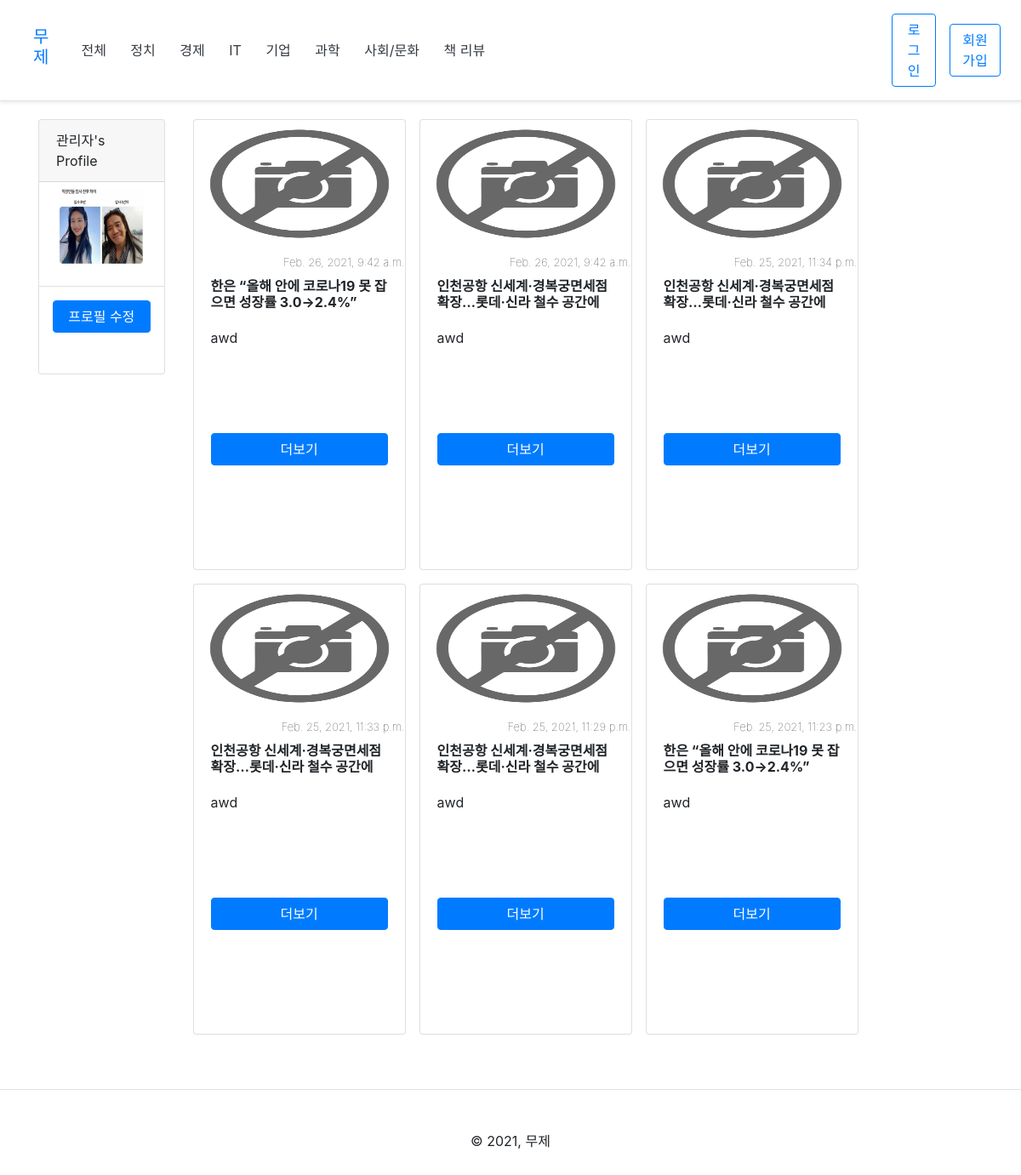
The page /accounts/profile/1/ on the database its author committed.
### accounts/models.py (models this page shows, shortened)
class User(AbstractUser):
    avatar = models.ImageField(upload_to="accounts/%Y/%m", default='accounts/base_user.png')
    nickname = models.CharField(unique=True, max_length=10)
    bio = models.CharField(blank=True, max_length=255)

### posts/models.py (models this page shows, shortened)
class BaseModel(models.Model):
    created_at = models.DateTimeField(auto_now_add=True)
    updated_at = models.DateTimeField(auto_now=True)

class Posts(BaseModel):
    class CountryChoice(models.TextChoices):
        KOREA = "K", "국내"
        WORLD = "W", "해외"
    user = models.ForeignKey(settings.AUTH_USER_MODEL, related_name="posts", on_delete=CASCADE)
    title = models.CharField(max_length=100)
    image = models.TextField(blank=True)
    content = models.TextField()
    content_img = models.ImageField(upload_to="posts/%Y/%m/%d", blank=True, null=True)
    comment = models.TextField(blank=True, null=True)
    post_url = models.URLField()
    country = models.CharField(max_length=2, choices=CountryChoice.choices)
    category = models.ManyToManyField("Category")
    tag = models.ManyToManyField("Tag", blank=True)
    like_user_set = models.ManyToManyField(settings.AUTH_USER_MODEL, blank=True, related_name="like_user_set")
    class Meta:
        ordering = ['-id']
        verbose_name_plural = "Posts"

class BaseModel(models.Model):
    created_at = models.DateTimeField(auto_now_add=True)
    updated_at = models.DateTimeField(auto_now=True)

### accounts/views.py (the view)
# urls.py: path('profile/<int:pk>/', views.ProfileView.as_view(), name='profile'),
class ProfileView(DetailView):
    model = models.User
    template_name = 'accounts/profile.html'
    context_object_name = 'user_obj'

### templates/accounts/profile.html (shortened to what this page needs)
{% extends 'layout.html' %}
{% load bootstrap4 %}
{% block content %}
<div class="container d-flex">
  <div class="card mr-5" style="width: 250px; height: 300px;">
    <div class="card-header d-flex justify-content-center">
      {{user_obj.nickname}}'s Profile
    </div>
    <ul class="list-group list-group-flush">
      <div class="d-flex justify-content-center mt-2">
          <img src="{{user_obj.avatar.url}}" style="height: 90px; width: 100px; background-size: cover;">
      </div>
      <li class="list-group-item">{{user_obj.bio}}</li>
    </ul>
    <a class="btn btn-primary m-3" href="{% url 'accounts:profile_update' %}" role="button">프로필 수정</a>
  </div>
  <div class="row align-items">
    {% for post in user_obj.posts.all %}
    <div class="card mr-3 mb-3" style="height: 530px; width: 250px; overflow: hidden;">
      {% if post.image %}
      <img src="{{post.image}}" class="card-img-top mb-2" alt="이미지를 찾을 수 없습니다."
        style="height: 150px; background-size: cover;">
      {% else %}
      <img src="media/posts/no-image.png" class="card-img-top mb-2" alt="이미지를 찾을 수 없습니다."
        style="height: 150px; background-size: cover;">
      {% endif %}
      <p class="text-right font-weight-lighter mb-0" style="font-size: 13px;">{{post.created_at}}</p>
      <div class="card-body mt-1 pt-1">
        <h6 class="font-weight-bold" style="height: 50px;">{{post.title}}</h6>
        <p class="card-text" style="height: 100px; overflow: auto;">{{post.content}}</p>
        <div class="d-flex flex-column justify-content-end">
          <a href="{% url 'posts:posts_detail' post.pk %}" class="btn btn-primary mt-2">더보기</a>
        </div>
      </div>
    </div>
    {% endfor %}
  </div>
</div>
{% endblock %}

### templates/layout.html (shortened to what this page needs)
{% load static %}
<!DOCTYPE html>
<html lang="en">
<head>
    <link rel="stylesheet" href="{% static 'bootstrap-4.6.0-dist/css/bootstrap.min.css' %}">
</head>
<body>
    {% include 'partials/nav.html' %}
    <div style="margin-top: 140px;">
        {% block content %}
        {% endblock %}
    </div>
    <footer class="pt-4 my-md-5 pt-md-5 border-top d-flex justify-content-center">
        &copy; 2021, 무제
    </footer>
</body>
</html>

### templates/partials/nav.html (shortened to what this page needs)
<div class="fixed-top d-flex justify-content-around flex-column flex-md-row align-items-center p-3 px-md-4 mb-3 bg-white border-bottom shadow-sm">
  <a href="{% url 'posts:home' %}" class="col">
    <h5 class="mr-md-auto font-weight-normal">무제</h5>
  </a>
  <nav class="col-7 my-md-0 mr-md-3">
    <a class="p-2 mr-2 text-dark" href="{% url 'posts:home' %}">전체</a>
    <a class="p-2 mr-2 text-dark" href="{% url 'posts:politics' %}">정치</a>
    <a class="p-2 mr-2 text-dark" href="{% url 'posts:economy' %}">경제</a>
    <a class="p-2 mr-2 text-dark" href="{% url 'posts:it' %}">IT</a>
    <a class="p-2 mr-2 text-dark" href="{% url 'posts:company' %}">기업</a>
    <a class="p-2 mr-2 text-dark" href="{% url 'posts:science' %}">과학</a>
    <a class="p-2 mr-2 text-dark" href="{% url 'posts:society' %}">사회/문화</a>
    <a class="p-2 mr-2 text-dark" href="{% url 'posts:book_review' %}">책 리뷰</a>
  </nav>
  {% if user.is_authenticated %}
  <nav class="col-3">
    <a class="btn btn-outline-primary mr-3" href="{% url 'posts:posts_write' %}">글쓰기</a>
    <a class="btn btn-outline-primary mr-3" href="{{user.get_absolute_url}}">프로필</a>
    <a class="btn btn-outline-primary" href="{% url 'accounts:logout' %}">로그아웃</a>
  </nav>
  {% else %}
  <a class="btn btn-outline-primary mr-3" href="{% url 'accounts:login' %}">로그인</a>
  <a class="btn btn-outline-primary" href="{% url 'accounts:signup' %}">회원가입</a>
  {% endif %}
</div>

### rows shown on the page
User: nickname "관리자", avatar (picture)
Posts: created_at "Feb. 26, 2021, 9:42 a.m.", title "한은 “올해 안에 코로나19 못 잡으면 성장률 3.0→2.4%”", content "awd"
Posts: created_at "Feb. 26, 2021, 9:42 a.m.", title "인천공항 신세계·경복궁면세점 확장…롯데·신라 철수 공간에", content "awd"
Posts: created_at "Feb. 25, 2021, 11:34 p.m.", title "인천공항 신세계·경복궁면세점 확장…롯데·신라 철수 공간에", content "awd"
Posts: created_at "Feb. 25, 2021, 11:33 p.m.", title "인천공항 신세계·경복궁면세점 확장…롯데·신라 철수 공간에", content "awd"
Posts: created_at "Feb. 25, 2021, 11:29 p.m.", title "인천공항 신세계·경복궁면세점 확장…롯데·신라 철수 공간에", content "awd"
Posts: created_at "Feb. 25, 2021, 11:23 p.m.", title "한은 “올해 안에 코로나19 못 잡으면 성장률 3.0→2.4%”", content "awd"
